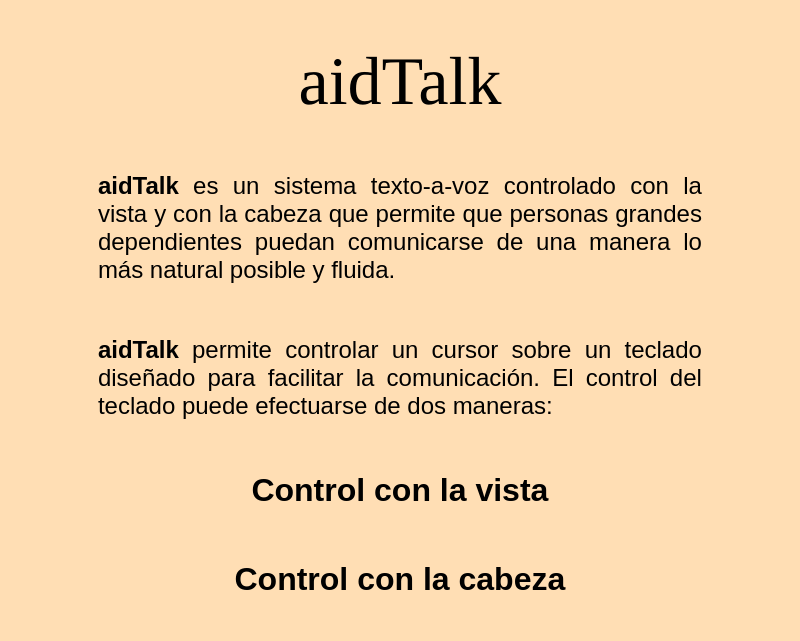
<?xml version="1.0" encoding="UTF-8"?>
<ui version="4.0">
 <class>Dialog</class>
 <widget class="QDialog" name="Dialog">
  <property name="geometry">
   <rect>
    <x>0</x>
    <y>0</y>
    <width>800</width>
    <height>641</height>
   </rect>
  </property>
  <property name="sizePolicy">
   <sizepolicy hsizetype="Preferred" vsizetype="Preferred">
    <horstretch>0</horstretch>
    <verstretch>0</verstretch>
   </sizepolicy>
  </property>
  <property name="windowTitle">
   <string>Dialog</string>
  </property>
  <property name="styleSheet">
   <string notr="true">background-color: rgb(255, 222, 180);</string>
  </property>
  <layout class="QGridLayout" name="gridLayout">
   <item row="0" column="0">
    <layout class="QHBoxLayout" name="horizontalLayout" stretch="1,8,1">
     <property name="leftMargin">
      <number>5</number>
     </property>
     <property name="topMargin">
      <number>5</number>
     </property>
     <property name="rightMargin">
      <number>5</number>
     </property>
     <property name="bottomMargin">
      <number>5</number>
     </property>
     <item>
      <layout class="QHBoxLayout" name="horizontalLayout_3">
       <item>
        <widget class="QLabel" name="label_4">
         <property name="sizePolicy">
          <sizepolicy hsizetype="Expanding" vsizetype="Expanding">
           <horstretch>0</horstretch>
           <verstretch>0</verstretch>
          </sizepolicy>
         </property>
         <property name="text">
          <string/>
         </property>
        </widget>
       </item>
      </layout>
     </item>
     <item>
      <layout class="QVBoxLayout" name="verticalLayout" stretch="1,2,2,4,1">
       <item>
        <layout class="QVBoxLayout" name="verticalLayout_4">
         <item>
          <widget class="QLabel" name="label_5">
           <property name="sizePolicy">
            <sizepolicy hsizetype="Expanding" vsizetype="Expanding">
             <horstretch>0</horstretch>
             <verstretch>0</verstretch>
            </sizepolicy>
           </property>
           <property name="text">
            <string/>
           </property>
          </widget>
         </item>
        </layout>
       </item>
       <item>
        <widget class="QLabel" name="label_3">
         <property name="sizePolicy">
          <sizepolicy hsizetype="Expanding" vsizetype="Expanding">
           <horstretch>0</horstretch>
           <verstretch>0</verstretch>
          </sizepolicy>
         </property>
         <property name="maximumSize">
          <size>
           <width>16777215</width>
           <height>100</height>
          </size>
         </property>
         <property name="font">
          <font>
           <family>Georgia</family>
           <pointsize>51</pointsize>
          </font>
         </property>
         <property name="text">
          <string>aidTalk</string>
         </property>
         <property name="alignment">
          <set>Qt::AlignCenter</set>
         </property>
        </widget>
       </item>
       <item>
        <widget class="QLabel" name="label_2">
         <property name="sizePolicy">
          <sizepolicy hsizetype="Expanding" vsizetype="Expanding">
           <horstretch>0</horstretch>
           <verstretch>0</verstretch>
          </sizepolicy>
         </property>
         <property name="maximumSize">
          <size>
           <width>16777215</width>
           <height>80</height>
          </size>
         </property>
         <property name="text">
          <string/>
         </property>
         <property name="pixmap">
          <pixmap>../../../../../../Downloads/Altavoz Alfa black small.png</pixmap>
         </property>
         <property name="alignment">
          <set>Qt::AlignCenter</set>
         </property>
        </widget>
       </item>
       <item>
        <widget class="QLabel" name="label">
         <property name="sizePolicy">
          <sizepolicy hsizetype="Expanding" vsizetype="Expanding">
           <horstretch>0</horstretch>
           <verstretch>0</verstretch>
          </sizepolicy>
         </property>
         <property name="text">
          <string>&lt;html&gt;&lt;head/&gt;&lt;body&gt;&lt;p align=&quot;justify&quot;&gt;&lt;span style=&quot; font-size:18pt; font-weight:600;&quot;&gt;aidTalk&lt;/span&gt;&lt;span style=&quot; font-size:18pt;&quot;&gt; es un sistema texto-a-voz controlado con la vista y con la cabeza que permite que personas grandes dependientes puedan comunicarse de una manera lo más natural posible y fluida.&lt;/span&gt;&lt;/p&gt;&lt;p align=&quot;justify&quot;&gt;&lt;br/&gt;&lt;/p&gt;&lt;p align=&quot;justify&quot;&gt;&lt;span style=&quot; font-size:18pt; font-weight:600;&quot;&gt;aidTalk &lt;/span&gt;&lt;span style=&quot; font-size:18pt;&quot;&gt;permite controlar un cursor sobre un teclado diseñado para facilitar la comunicación. El control del teclado puede efectuarse de dos maneras:&lt;/span&gt;&lt;/p&gt;&lt;p align=&quot;justify&quot;&gt;&lt;br/&gt;&lt;/p&gt;&lt;p align=&quot;center&quot;&gt;&lt;span style=&quot; font-size:24pt; font-weight:600;&quot;&gt;Control con la vista&lt;/span&gt;&lt;/p&gt;&lt;p align=&quot;center&quot;&gt;&lt;br/&gt;&lt;/p&gt;&lt;p align=&quot;center&quot;&gt;&lt;span style=&quot; font-size:24pt; font-weight:600;&quot;&gt;Control con la cabeza&lt;/span&gt;&lt;/p&gt;&lt;/body&gt;&lt;/html&gt;</string>
         </property>
         <property name="alignment">
          <set>Qt::AlignCenter</set>
         </property>
         <property name="wordWrap">
          <bool>true</bool>
         </property>
         <property name="margin">
          <number>30</number>
         </property>
        </widget>
       </item>
       <item>
        <layout class="QVBoxLayout" name="verticalLayout_5">
         <item>
          <widget class="QLabel" name="label_7">
           <property name="sizePolicy">
            <sizepolicy hsizetype="Expanding" vsizetype="Expanding">
             <horstretch>0</horstretch>
             <verstretch>0</verstretch>
            </sizepolicy>
           </property>
           <property name="text">
            <string/>
           </property>
          </widget>
         </item>
        </layout>
       </item>
      </layout>
     </item>
     <item>
      <layout class="QHBoxLayout" name="horizontalLayout_2">
       <item>
        <widget class="QLabel" name="label_6">
         <property name="sizePolicy">
          <sizepolicy hsizetype="Expanding" vsizetype="Expanding">
           <horstretch>0</horstretch>
           <verstretch>0</verstretch>
          </sizepolicy>
         </property>
         <property name="text">
          <string/>
         </property>
        </widget>
       </item>
      </layout>
     </item>
    </layout>
   </item>
  </layout>
 </widget>
 <resources/>
 <connections/>
</ui>
